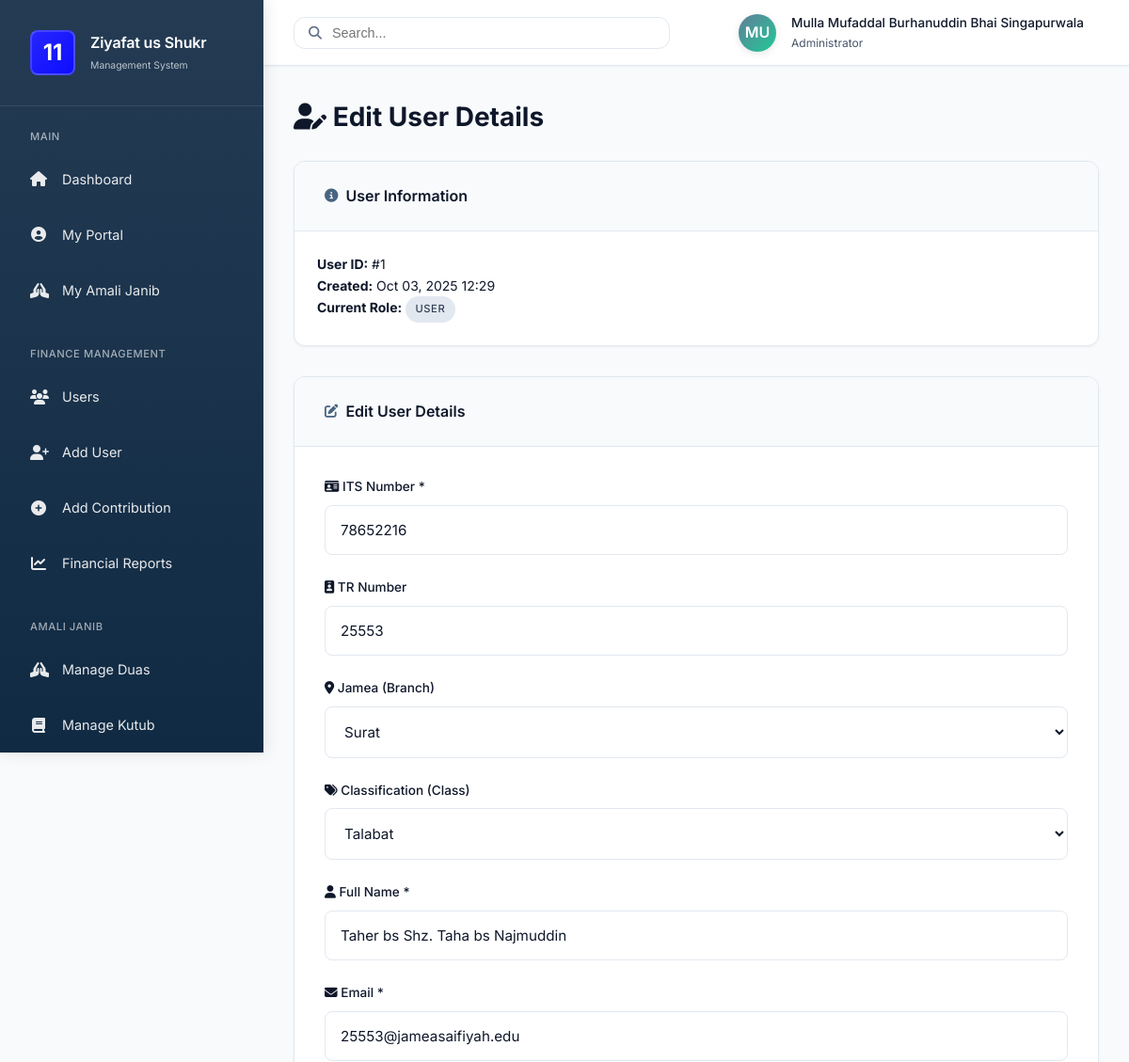
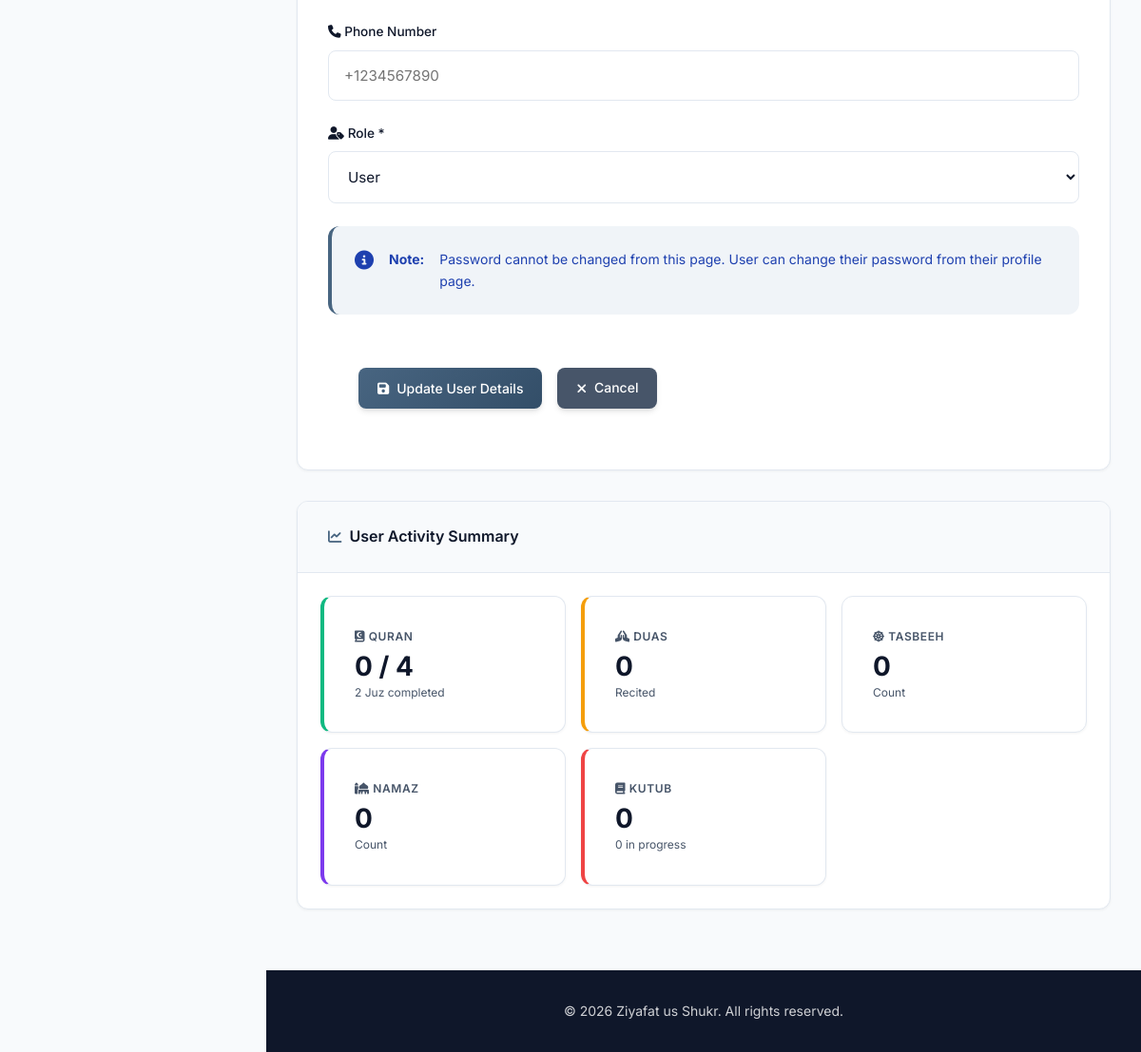
/admin/edit_user.php?id=1 (signed in), run on the app's committed database (2 pictures, top to bottom).
### tables this page shows
CREATE TABLE `users` (
  `id` int(10) UNSIGNED NOT NULL,
  `its_number` varchar(50) NOT NULL,
  `tr_number` varchar(50) DEFAULT NULL,
  `category` enum('Surat','Marol','Karachi','Nairobi','Muntasib') DEFAULT NULL,
  `classification` enum('Talabat','Taalebaat','Muntasebeen','Muntasebaat') NOT NULL,
  `name` varchar(100) NOT NULL,
  `email` varchar(100) NOT NULL,
  `phone_number` varchar(20) DEFAULT NULL,
  `password` varchar(255) NOT NULL,
  `role` enum('user','admin') DEFAULT 'user',
  `admin_type` enum('super_admin','finance_admin','amali_coordinator','surat_amali_coordinator','marol_amali_coordinator','karachi_amali_coordinator','nairobi_amali_coordinator') DEFAULT NULL,
  `created_at` timestamp NOT NULL DEFAULT current_timestamp()
);

### admin/edit_user.php (the view, shortened to what the rows shown need)
<?php
require_once '../config/database.php';
require_once '../includes/functions.php';
$css_path = '../assets/css/';
$user_id = isset($_GET['id']) ? intval($_GET['id']) : 0;
$sql = "SELECT * FROM users WHERE id = ?";
$stmt = $conn->prepare($sql);
$stmt->bind_param("i", $user_id);
$stmt->execute();
$user = $stmt->get_result()->fetch_assoc();
require_once '../includes/header.php';
?>
<div class="container">
    <h1 class="mb-3"><i class="fas fa-user-edit"></i> Edit User Details</h1>
    <div class="card">
        <div style="padding: var(--spacing-lg);">
            <p><strong>User ID:</strong> #<?php echo $user['id']; ?></p>
            <p><strong>Created:</strong> <?php echo date('M d, Y H:i', strtotime($user['created_at'])); ?></p>
            <p><strong>Current Role:</strong> <span class="badge badge-<?php echo $user['role'] === 'admin' ? 'primary' : 'secondary'; ?>"><?php echo ucfirst($user['role']); ?></span></p>
        </div>
    </div>
    <div class="card">
        <form method="POST" action="">
            <div class="form-group">
                <label for="its_number"><i class="fas fa-id-card"></i> ITS Number *</label>
                <input type="text" id="its_number" name="its_number" class="form-control"
                       value="<?php echo htmlspecialchars($user['its_number']); ?>" required>
            </div>
            <div class="form-group">
                <label for="tr_number"><i class="fas fa-id-badge"></i> TR Number</label>
                <input type="text" id="tr_number" name="tr_number" class="form-control"
                       value="<?php echo htmlspecialchars($user['tr_number']); ?>">
            </div>
            <div class="form-group">
                <label for="category"><i class="fas fa-map-marker-alt"></i> Jamea (Branch)</label>
                <select id="category" name="category" class="form-control">
                    <option value="Surat" <?php echo $user['category'] === 'Surat' ? 'selected' : ''; ?>>Surat</option>
                </select>
            </div>
            <div class="form-group">
                <label for="classification"><i class="fas fa-tags"></i> Classification (Class)</label>
                <select id="classification" name="classification" class="form-control">
                    <option value="Talabat" <?php echo $user['classification'] === 'Talabat' ? 'selected' : ''; ?>>Talabat</option>
                </select>
            </div>
            <div class="form-group">
                <label for="name"><i class="fas fa-user"></i> Full Name *</label>
                <input type="text" id="name" name="name" class="form-control"
                       value="<?php echo htmlspecialchars($user['name']); ?>" required>
            </div>
            <div class="form-group">
                <label for="email"><i class="fas fa-envelope"></i> Email *</label>
                <input type="email" id="email" name="email" class="form-control"
                       value="<?php echo htmlspecialchars($user['email']); ?>" required>
            </div>
            <div class="form-group">
                <label for="role"><i class="fas fa-user-tag"></i> Role *</label>
                <select id="role" name="role" class="form-control" required onchange="toggleAdminType()">
                    <option value="user" <?php echo $user['role'] === 'user' ? 'selected' : ''; ?>>User</option>
                </select>
            </div>
        </form>
    </div>
</div>
<?php require_once '../includes/footer.php'; ?>

### includes/header.php (shortened to what the rows shown need)
<?php
require_once __DIR__ . '/functions.php';
?>
<!DOCTYPE html>
<html lang="en">
<head>
    <link rel="stylesheet" href="<?php echo isset($css_path) ? $css_path : '../assets/css/'; ?>style.css">
    <link rel="stylesheet" href="https://cdnjs.cloudflare.com/ajax/libs/font-awesome/6.4.0/css/all.min.css">
</head>
<body>
    <?php if (is_logged_in()): ?>
        <div class="app-layout">
            <aside class="sidebar" id="sidebar">
                <div class="sidebar-header">
                    <div class="sidebar-brand">
                        <div class="sidebar-brand-logo" style="width: 48px; height: 48px; display: flex; align-items: center; justify-content: center; font-size: 24px; font-weight: bold; background-color: BLUE; color: white; border-radius: 8px;">
                            11
                        </div>
                        <div class="sidebar-brand-text">
                            <h2>Ziyafat us Shukr</h2>
                            <p>Management System</p>
                        </div>
                    </div>
                </div>
                <nav class="sidebar-nav">
                    <?php if (is_admin()): ?>
                        <div class="nav-section">
                            <div class="nav-section-title">Main</div>
                            <div class="nav-item">
                                <a href="../admin/index.php" class="nav-link <?php echo basename($_SERVER['PHP_SELF']) == 'index.php' && strpos($_SERVER['PHP_SELF'], 'admin') !== false ? 'active' : ''; ?>">
                                    <i class="fas fa-home"></i>
                                    <span>Dashboard</span>
                                </a>
                            </div>
                            <div class="nav-item">
                                <a href="../user/index.php" class="nav-link <?php echo strpos($_SERVER['PHP_SELF'], 'user/index.php') !== false ? 'active' : ''; ?>">
                                    <i class="fas fa-user-circle"></i>
                                    <span>My Portal</span>
                                </a>
                            </div>
                            <div class="nav-item">
                                <a href="../user/amali_janib.php" class="nav-link <?php echo strpos($_SERVER['PHP_SELF'], 'user/amali_janib.php') !== false || strpos($_SERVER['PHP_SELF'], 'user/quran_tracking.php') !== false || strpos($_SERVER['PHP_SELF'], 'user/dua_tracking.php') !== false || strpos($_SERVER['PHP_SELF'], 'user/book_transcription.php') !== false ? 'active' : ''; ?>">
                                    <i class="fas fa-hands-praying"></i>
                                    <span>My Amali Janib</span>
                                </a>
                            </div>
                        </div>
                        <?php if (has_finance_access()): ?>
                            <div class="nav-section">
                                <div class="nav-section-title">Finance Management</div>
                                <div class="nav-item">
                                    <a href="../admin/view_users.php" class="nav-link <?php echo basename($_SERVER['PHP_SELF']) == 'view_users.php' ? 'active' : ''; ?>">
                                        <i class="fas fa-users"></i>
                                        <span>Users</span>
                                    </a>
                                </div>
                                <div class="nav-item">
                                    <a href="../admin/add_user.php" class="nav-link <?php echo basename($_SERVER['PHP_SELF']) == 'add_user.php' ? 'active' : ''; ?>">
                                        <i class="fas fa-user-plus"></i>
                                        <span>Add User</span>
                                    </a>
                                </div>
                                <div class="nav-item">
                                    <a href="../admin/add_contribution.php" class="nav-link <?php echo basename($_SERVER['PHP_SELF']) == 'add_contribution.php' ? 'active' : ''; ?>">
                                        <i class="fas fa-plus-circle"></i>
                                        <span>Add Contribution</span>
                                    </a>
                                </div>
                                <div class="nav-item">
                                    <a href="../admin/reports.php" class="nav-link <?php echo basename($_SERVER['PHP_SELF']) == 'reports.php' ? 'active' : ''; ?>">
                                        <i class="fas fa-chart-line"></i>
                                        <span>Financial Reports</span>
                                    </a>
                                </div>
                            </div>
                        <?php endif; ?>
                        <?php if (has_amali_access()): ?>
                            <div class="nav-section">
                                <div class="nav-section-title">Amali Janib</div>
                                <div class="nav-item">
                                    <a href="../admin/manage_duas.php" class="nav-link <?php echo basename($_SERVER['PHP_SELF']) == 'manage_duas.php' ? 'active' : ''; ?>">
                                        <i class="fas fa-hands-praying"></i>
                                        <span>Manage Duas</span>
                                    </a>
                                </div>
                                <div class="nav-item">
                                    <a href="../admin/manage_books.php" class="nav-link <?php echo basename($_SERVER['PHP_SELF']) == 'manage_books.php' ? 'active' : ''; ?>">
                                        <i class="fas fa-book"></i>
                                        <span>Manage Kutub</span>
                                    </a>
                                </div>
                            </div>
                        <?php endif; ?>
                    <?php endif; ?>
                </nav>
            </aside>
            <div class="main-wrapper">
                <header class="topbar">
                    <div class="topbar-left">
                        <div class="topbar-search">
                            <i class="fas fa-search"></i>
                            <input type="text" placeholder="Search...">
                        </div>
                    </div>
                    <div class="topbar-right">
                        <div class="topbar-user">
                            <div class="user-avatar">
                                <?php
                                $logged_in_user = get_user_by_id($GLOBALS['conn'], $_SESSION['user_id']);
                                echo strtoupper(substr($logged_in_user['name'], 0, 2));
                                ?>
                            </div>
                            <div class="user-info">
                                <h4><?php echo htmlspecialchars($logged_in_user['name']); ?></h4>
                                <p><?php echo is_admin() ? 'Administrator' : 'User'; ?></p>
                            </div>
                        </div>
                    </div>
                </header>
                <main class="main-content">
                <?php else: ?>
                <?php endif; ?>

### data on the page
users: name "MU", name "Mulla Mufaddal Burhanuddin Bhai Singapurwala"
users: id "1", created_at "Oct 03, 2025 12:29", role "USER", its_number "78652216", tr_number "25553", category "Surat", classification "Talabat", name "Taher bs Shz. Taha bs Najmuddin", email "25553@jameasaifiyah.edu", role "User"

### other printed values
$stats['completed_qurans'] "0"
$stats['completed_juz'] "2"
$dua_stats['dua'] "0"
$dua_stats['tasbeeh'] "0"
$dua_stats['namaz'] "0"
$stats['books_completed'] "0"
$stats['books_in_progress'] "0"
